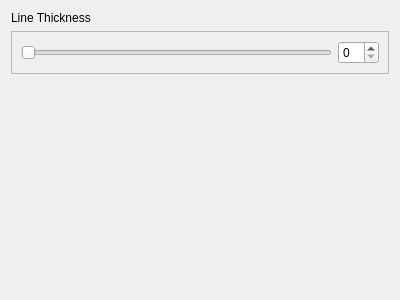
<?xml version="1.0" encoding="UTF-8"?>
<ui version="4.0">
 <class>AdvancedLineWidget</class>
 <widget class="QWidget" name="AdvancedLineWidget">
  <property name="geometry">
   <rect>
    <x>0</x>
    <y>0</y>
    <width>400</width>
    <height>300</height>
   </rect>
  </property>
  <property name="windowTitle">
   <string>Form</string>
  </property>
  <layout class="QVBoxLayout" name="verticalLayout">
   <item>
    <widget class="QLabel" name="label">
     <property name="text">
      <string>Line Thickness</string>
     </property>
    </widget>
   </item>
   <item>
    <widget class="QFrame" name="frame">
     <property name="frameShape">
      <enum>QFrame::StyledPanel</enum>
     </property>
     <property name="frameShadow">
      <enum>QFrame::Raised</enum>
     </property>
     <layout class="QHBoxLayout" name="horizontalLayout">
      <item>
       <widget class="QSlider" name="editLineThicknessSlider">
        <property name="orientation">
         <enum>Qt::Horizontal</enum>
        </property>
       </widget>
      </item>
      <item>
       <widget class="QSpinBox" name="lineEditThicknessWidthSpinbox"/>
      </item>
     </layout>
    </widget>
   </item>
   <item>
    <spacer name="verticalSpacer">
     <property name="orientation">
      <enum>Qt::Vertical</enum>
     </property>
     <property name="sizeHint" stdset="0">
      <size>
       <width>20</width>
       <height>40</height>
      </size>
     </property>
    </spacer>
   </item>
  </layout>
 </widget>
 <resources/>
 <connections/>
</ui>
